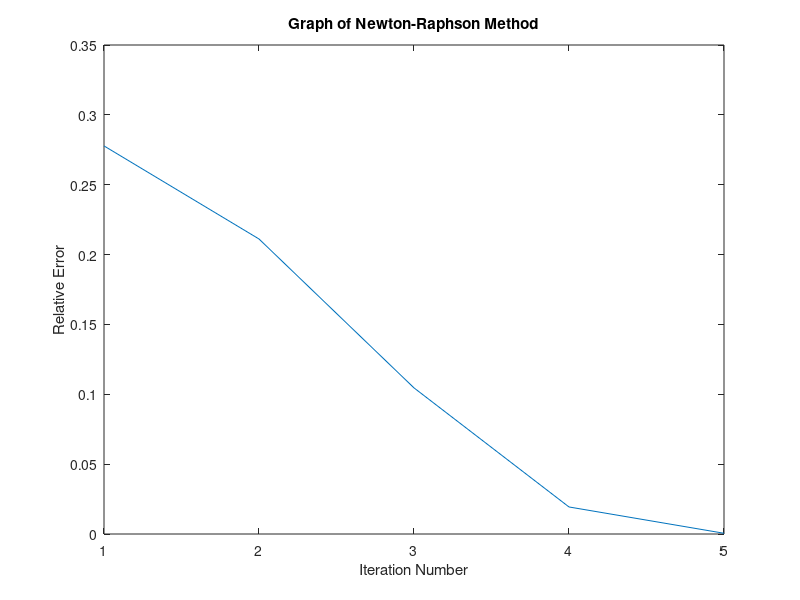

Reproduce this figure in MATLAB.
func = @(x) x^3 - 3*x + 2;
error=0.01;
d=@(x) 3*x^2 - 3;
x(1)=-4;
a=0;
b=0;
result=0;
iter=0;
array=[];

for i=1:20
    
    a=x(i)^3- 3*x(i)+2;
    b=3*x(i)^2-3;
    
    x(i+1)=x(i)-(a/b);
    err(i)=abs((x(i+1)-x(i))/x(i));
    iter=iter+1;
    array(iter)= err(i);
    if err(i)<error
        result=x(i);
        break
    end
end
  disp(result);

  Xn=1:1:iter;
   
   plot(Xn,array);
   title('Graph of Newton-Raphson Method');
   xlabel('Iteration Number');
   ylabel('Relative Error');
   
